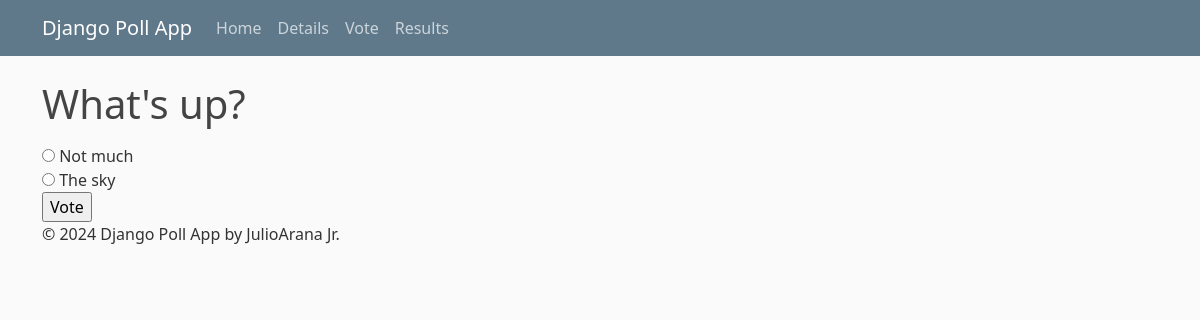
Before: /1/ with the older database file.
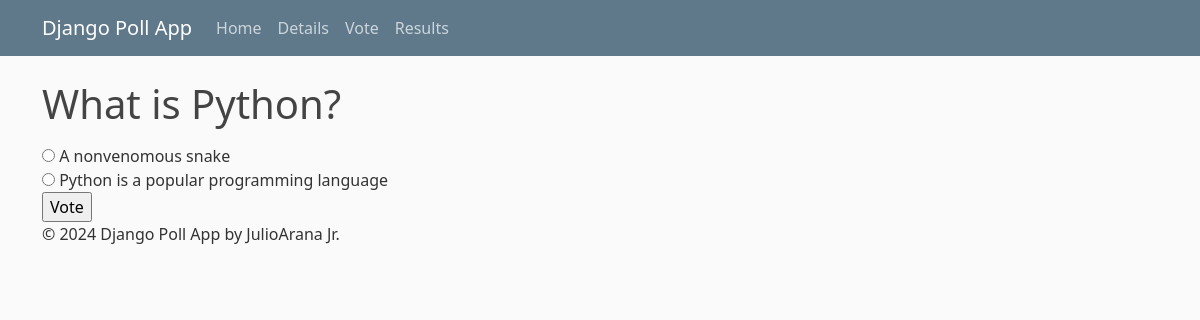
After: the same page with the newer database file.
### polls/models.py (models this page shows, shortened)
class Question(models.Model):
    question_text = models.CharField(max_length=200)
    pub_date = models.DateTimeField("date published")

class Choice(models.Model):
    question = models.ForeignKey(Question, on_delete=models.CASCADE)
    choice_text = models.CharField(max_length=200)
    votes = models.IntegerField(default=0)

### polls/views.py (the view)
# urls.py: path("<int:pk>/", views.DetailView.as_view(), name="detail"),
class DetailView(generic.DetailView):
    model = Question
    template_name = "polls/detail.html"

### polls/templates/polls/detail.html (shortened to what this page needs)
{% extends "polls/base.html" %}
{% block content %}
    <form action="{% url 'polls:vote' question.id %}" method="post">
    <fieldset>
        <legend><h1>{{ question.question_text }}</h1></legend>
        {% for choice in question.choice_set.all %}
            <input type="radio" name="choice" id="choice{{ forloop.counter }}" value="{{ choice.id }}">
            <label for="choice{{ forloop.counter }}">{{ choice.choice_text }}</label><br>
        {% endfor %}
    </fieldset>
    <input type="submit" value="Vote">
    </form>
{% endblock %}

### polls/templates/polls/base.html (shortened to what this page needs)
{% load static %}
<!doctype html>
<html lang="en">
<head>
    <link href="https://cdn.jsdelivr.net/npm/bootstrap@5.3.3/dist/css/bootstrap.min.css" rel="stylesheet">
    <link rel="stylesheet" type="text/css" href="{% static 'polls/style.css' %}">
</head>
<body>
    <header class="site-header">
        <nav class="navbar navbar-expand-md navbar-dark bg-steel fixed-top">
            <div class="container">
                <a class="navbar-brand mr-4" href="{% url 'polls:index' %}">Django Poll App</a>
                <div class="collapse navbar-collapse" id="navbarToggle">
                    <div class="navbar-nav mr-auto">
                        <a class="nav-item nav-link" href="{% url 'polls:index' %}">Home</a>
                        <a class="nav-item nav-link" href="#">Details</a>
                    </div>
                    <div class="navbar-nav">
                        <a class="nav-item nav-link" href="#">Vote</a>
                        <a class="nav-item nav-link" href="#">Results</a>
                    </div>
                </div>
            </div>
        </nav>
    </header>
    <main role="main" class="container">
        <div class="row">
            <div class="col-md-8">
                {% block content %}
                {% endblock %}
            </div>
        </div>
    </main>
    <footer class="site-footer">
        <div class="container">
            <p>&copy; 2024 Django Poll App by JulioArana Jr.</p>
        </div>
    </footer>
</body>
</html>

### polls/static/polls/style.css (style rules this page uses)
body { background: #fafafa; color: #333333; margin-top: 5rem; }
h1, h2, h3, h4, h5, h6 { color: #444444; }
.bg-steel { background-color: #5f788a; }
.site-header .navbar-nav .nav-link { color: #cbd5db; }

Changed rows visible on the page:
changed Question: question_text "What's up?" → "What is Python?"
changed Choice: choice "☐ Not much" → "☐ A nonvenomous snake"; choice_text "Not much" → "A nonvenomous snake"
changed Choice: choice "☐ The sky" → "☐ Python is a popular programmin"; choice_text "The sky" → "Python is a popular programming language"
